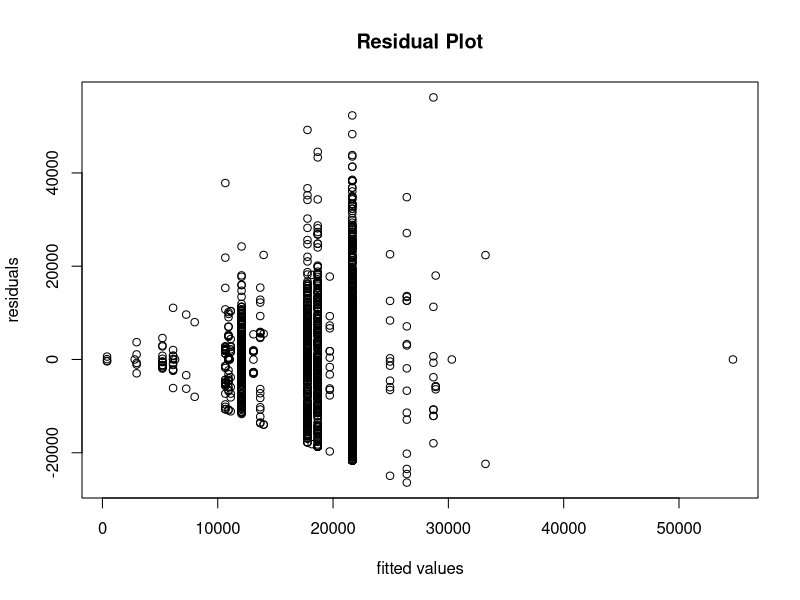
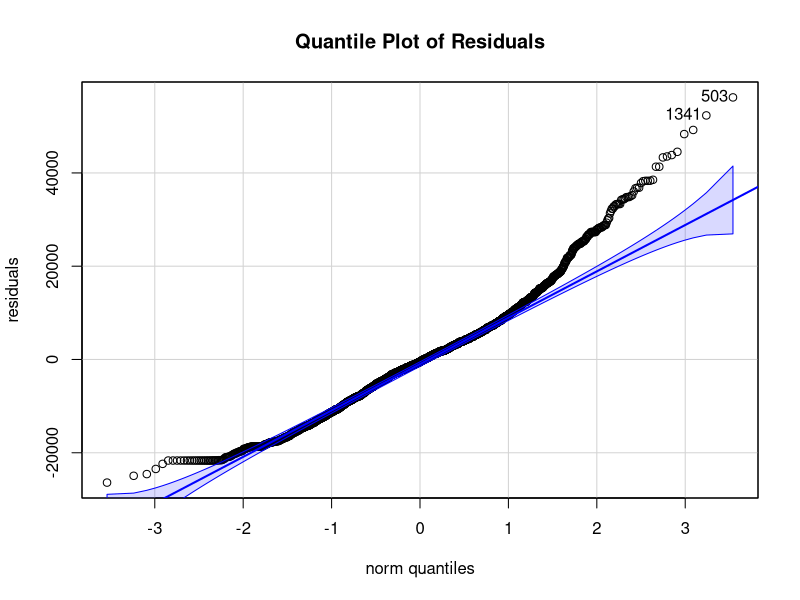
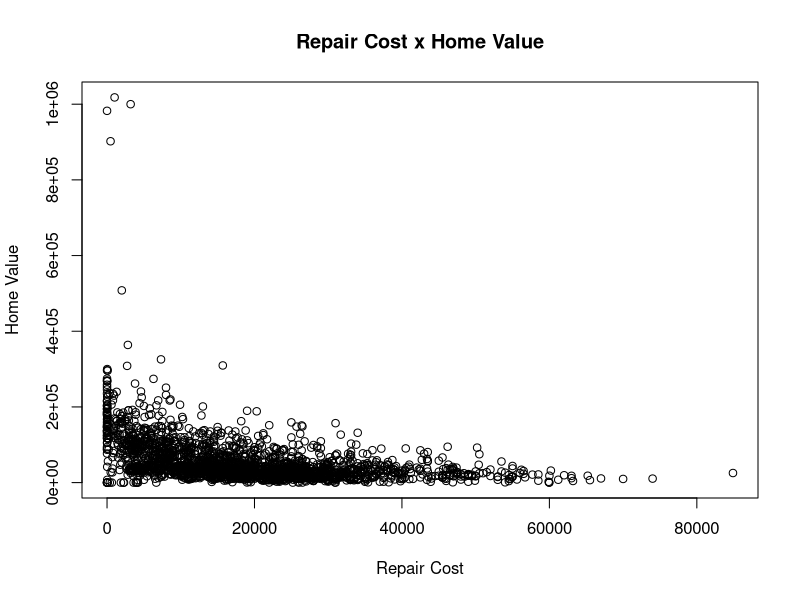

Write R code to recreate these figures, in order.
## ---- chunk 1
knitr::opts_chunk$set(echo = TRUE)
## ---- chunk 2
# Example code chunk area. Enter your code below the comment`


## ---- chunk 3
library(car)
library(ggplot2)
## ---- chunk 4
# Read the data set
houses = read.csv('datafull.csv', header=TRUE)
#Set rooftype and flood_status as categorical
houses$rooftype<-as.factor(houses$rooftype)
houses$flood_status<-as.factor(houses$flood_status)
head(houses)
## ---- chunk 5
#Code to create ANOVA model...
anovamodel <- aov(houses$repaircost ~ houses$rooftype)

summary(anovamodel)
## ---- chunk 6
# Code to create pairwise-comparison...
TukeyHSD(anovamodel, conf.level = 0.90)
## ---- chunk 7
# Code to perform residual analysis
plot(anovamodel$fitted, anovamodel$residuals, xlab="fitted values", ylab="residuals", main="Residual Plot")

qqPlot(anovamodel$residuals, ylab ="residuals", main ="Quantile Plot of Residuals")
## ---- chunk 8
# Code to calculate correlation...
cor(houses$repaircost, houses$year)
cor(houses$repaircost, houses$homevalue)
cor(houses$repaircost, houses$flooring)
cor(houses$repaircost, houses$residents)
 
## ---- chunk 9
# Code to create scatter plot...
plot(houses$repaircost, houses$homevalue, xlab="Repair Cost", ylab="Home Value", main="Repair Cost x Home Value")
## ---- chunk 10
# Code to create model and display summary table
lm.full <- lm(repaircost ~., data=houses)

summary(lm.full)
## ---- chunk 11
# Code to calculate 95% CI...
confint(lm.full, "residents", level=0.95)

## ---- chunk 12
# Code to create lm.full2 and display summary table
houses$home_value_driven_per_user <- houses$homevalue/houses$residents

lm.full2 <- lm(repaircost ~., data=houses)

summary(lm.full2)
## ---- chunk 13
# Code for Partial F-Test...
anova(lm.full, lm.full2)
## ---- chunk 14
# new observation...
newpt <- data.frame(rooftype='aframe', year=2016, flood_status="no flood",
                    residents=2, flooring= 1, homevalue=10000)

# Code for prediction interval...
predict(lm.full, newpt, interval="prediction", level=0.90)
